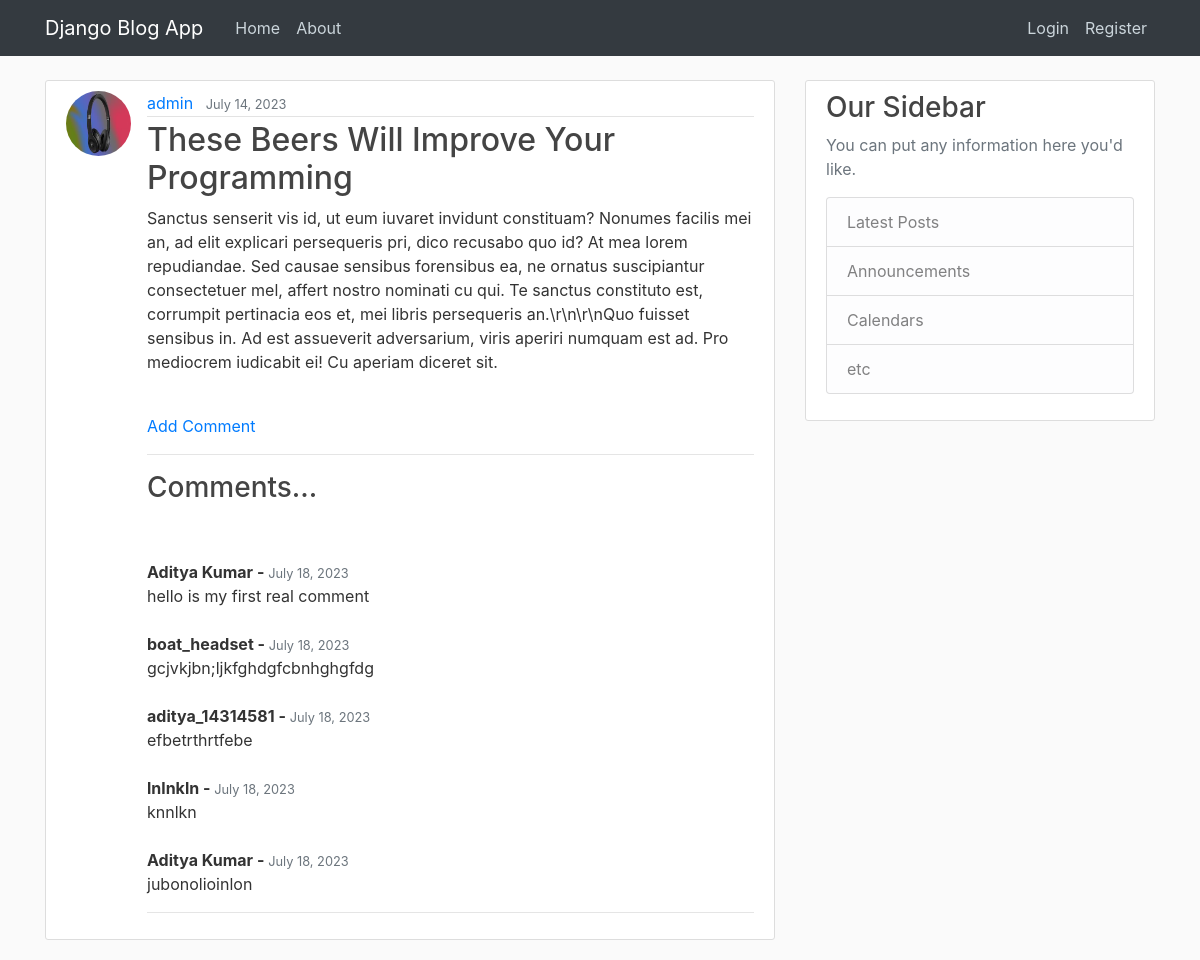
Page /post/20/ on the committed database.
### blog_app/models.py (models this page shows, shortened)
class Post(models.Model):
    title = models.CharField(max_length=100)
    content = models.TextField()
    date_posted = models.DateTimeField(default=timezone.now)
    author = models.ForeignKey(User, on_delete=models.CASCADE)

class Comment(models.Model):
    post = models.ForeignKey(Post, related_name="comments", on_delete=models.CASCADE)
    name = models.CharField(max_length=50)
    body = models.TextField()
    date_added = models.DateTimeField(default=timezone.now )

### users/models.py (models this page shows, shortened)
class Profile(models.Model):
    user = models.OneToOneField(User, on_delete=models.CASCADE)
    image = models.ImageField(default='default.jpg', upload_to='profile_pics')

### blog_app/views.py (the view)
# urls.py: path('post/<int:pk>/', PostDetailView.as_view(), name='post-detail'),
class PostDetailView(DetailView):
    model = Post

### blog_app/templates/blog_app/post_detail.html (shortened to what this page needs)
{% extends "blog_app/base.html" %}
{% block content %}
  <article class="media content-section">
    <img class="rounded-circle article-img" src="{{ object.author.profile.image.url }}">
    <div class="media-body">
      <div class="article-metadata">
        <a class="mr-2" href="{% url 'user-posts' object.author.username %}">{{ object.author }}</a>
        <small class="text-muted">{{ object.date_posted|date:"F d, Y" }}</small>
      </div>
      <h2 class="article-title">{{ object.title }}</h2>
      <p class="article-content">{{ object.content }}</p>
      <a href="{% url 'add_comment' post.pk %}"> Add Comment </a>
      <hr>
      <h3>Comments...</h3>
      {% if not post.comments.all%}
          No Comments Yet...
          {% else %}
          {% for comment in post.comments.all %}
              <strong>
                {{ comment.name }} -
                <small class="text-muted">{{ comment.date_added|date:"F d, Y" }}</small>
              </strong>
              {{ comment.body }}
          {% endfor %}
      {% endif %}
            <hr>
    </div>
  </article>
{% endblock content %}

### blog_app/static/blog_app/main.css (style rules this page uses)
body { background: #fafafa; color: #333333; margin-top: 5rem; }
h1, h2, h3, h4, h5, h6 { color: #444444; }
.content-section { background: #ffffff; padding: 10px 20px; border: 1px solid #dddddd; border-radius: 3px; margin-bottom: 20px; }
.article-title { color: #444444; }
.article-content { white-space: pre-line; }
.article-img { height: 65px; width: 65px; margin-right: 16px; }
.article-metadata { padding-bottom: 1px; margin-bottom: 4px; border-bottom: 1px solid #e3e3e3 }

### rows in the picture
Post: author.profile.image (placeholder picture), author "admin", date_posted "July 14, 2023", title "These Beers Will Improve Your Programming", content "Sanctus senserit vis id, ut eum iuvaret invidunt constituam? Nonumes facilis mei an, ad elit explicari persequeris pri, dico recusabo quo id? At mea lorem repudiandae. Sed causae sensibus forensibus ea, ne ornatus suscipiantur consectetuer mel, affert nostro nominati cu qui. Te sanctus constituto est, corrumpit pertinacia eos et, mei libris persequeris an.\\r\\n\\r\\nQuo fuisset sensibus in. Ad est assueverit adversarium, viris aperiri numquam est ad. Pro mediocrem iudicabit ei! Cu aperiam diceret sit."
Comment: name "Aditya Kumar", date_added "July 18, 2023", body "hello is my first real comment"
Comment: name "boat_headset", date_added "July 18, 2023", body "gcjvkjbn;ljkfghdgfcbnhghgfdg"
Comment: name "aditya_14314581", date_added "July 18, 2023", body "efbetrthrtfebe"
Comment: name "lnlnkln", date_added "July 18, 2023", body "knnlkn"
Comment: name "Aditya Kumar", date_added "July 18, 2023", body "jubonolioinlon"
